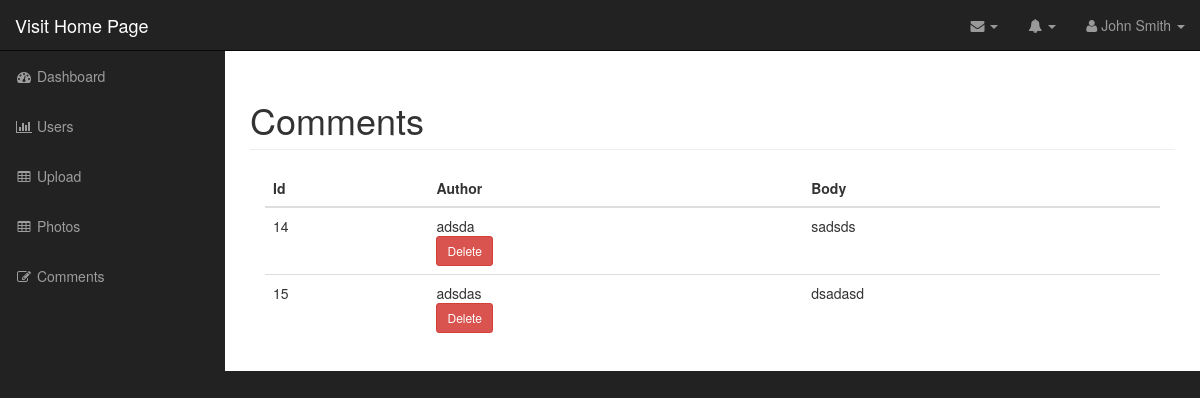
/admin/comment_photo.php?id=45 (signed in), run on the app's committed database.
### tables this page shows
CREATE TABLE `comments` (
  `id` int(11) NOT NULL,
  `photo_id` int(11) NOT NULL,
  `author` varchar(255) NOT NULL,
  `body` text NOT NULL
);

### admin/includes/database.php (called while the page is built, shortened)
<?php
class Database {
	public $connection;
	public function open_db_connection(){
		$this->connection  = new mysqli(DB_HOST, DB_USER, DB_PASS, DB_NAME);
	}
	public function query($sql){
			$result = $this->connection->query($sql);
			return $result;
	}
	public function escape_string($string){
		$escaped_string = $this->connection->real_escape_string($string);
		return $escaped_string;
	}
}
$database = new Database();
 ?>

### admin/includes/comment.php (called while the page is built, shortened)
<?php
class Comment extends Db_object{
	protected static $db_table = "comments";
		public static function find_the_comments($photo_id=0){
			global $database;
			$sql = "SELECT * from " . self::$db_table;
			$sql .= " Where photo_id = " . $database->escape_string($photo_id);
			$sql .= " Order by photo_id ASC";
			return self::find_by_query($sql);
		}
	}
 ?>

### admin/includes/db_object.php (called while the page is built, shortened)
<?php
class Db_object {
public static function find_by_query($sql){
		global $database;
		$result_set = $database->query($sql);
		$the_object_array = array();
		while ($row = mysqli_fetch_array($result_set)) {
			$the_object_array[] = static::instantation($row);
		}
		return $the_object_array;
	}
	public static function instantation($the_record){
		$the_object = new $calling_class;
		foreach ($the_record as $the_attribute => $value) {
			if($the_object->has_the_attribute($the_attribute)){
				$the_object->$the_attribute = $value;
			}
		}
    return $the_object;
	}
	private function has_the_attribute($the_attribute){
		$object_properties = get_object_vars($this);
		return array_key_exists($the_attribute, $object_properties);
	}
}
 ?>

### admin/comment_photo.php (the view, shortened to what this page needs)
<?php include("includes/header.php"); ?>
<?php
$comments = Comment::find_the_comments($_GET['id']);
 ?>
        <nav class="navbar navbar-inverse navbar-fixed-top" role="navigation">
            <?php include("includes/top_nav.php"); ?>
            <?php include("includes/side_nav.php");?>
        </nav>
        <div id="page-wrapper">
           <div class="container-fluid">
                <div class="row">
                    <div class="col-lg-12">
                        <h1 class="page-header">
                            Comments
                        </h1>
                        <div class="col-md-12">
                            <table class="table table-hover">
                                <thead>
                                    <tr>
                                        <th>Id</th>
                                        <th>Author</th>
                                        <th>Body</th>
                                    </tr>
                                </thead>
                                <tbody>
                    <?php foreach ($comments as $comment ): ?>
            <tr>
                <td><?php echo $comment->id; ?></td>
                <td><?php echo $comment->author; ?>
                    <div class="actions_link ">
                        <a href="delete_comment_photo.php?id=<?php echo $comment->id; ?>" class="btn btn-danger btn-sm">Delete</a>
                    </div>
                </td>
                <td><?php echo $comment->body; ?></td>
            </tr>
                    <?php endforeach; ?>
                                </tbody>
                            </table>
                        </div>
                    </div>
                </div>
            </div>
        </div>
  <?php include("includes/footer.php"); ?>

### admin/css/sb-admin.css (style rules this page uses)
body { margin-top: 100px; background-color: #222; }
@media (min-width:768px) { body { margin-top: 50px; } }
#page-wrapper { width: 100%; padding: 0; background-color: #fff; }
@media (min-width:768px) { #page-wrapper { padding: 10px; } }

### data on the page
comments: id "14", author "adsda", body "sadsds"
comments: id "15", author "adsdas", body "dsadasd"
